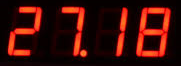
#> input picture Base1/unnamed.png, 181 x 66 px; the run also reads 3 pictures not shown here
$ jupyter execute --allow-errors cod_final.ipynb
#> lines starting #> are read from the running program, lines starting #| are printed output that depends on the picture; after the words box and inside, x2 and y2 are one past the last pixel; in counts of white or black regions, pixels touching at a corner belong together
## Importando as bibliotecas utilizadas

[cell 1]
import cv2
#import numpy as np
import matplotlib.pyplot as plt
#import matplotlib.image as mpimg
#from scipy.spatial import distance as dist
from imutils.perspective import four_point_transform
from imutils import contours
import imutils

##Lembrar de verificar quais libs nao estao sendo utilizada

## Função auxiliar para printar a imagem na tela

[cell 2]
def show_image(image):
    plt.figure()
    plt.imshow(image)

## Transformando a imagem de exemplo em preto e branco (ou nesse caso, amarelo e roxo) e fazendo as devidas transformações morfológicas

### Essa função foi testada e reescrita diversas vezes passando diferentes tipos de valores e transformações morfológicas, por conta disso, criei uma "função final" dela, que contém vários parâmetros opcionais que dita quais operações serão feitas

[cell 3]
#Por padrao, nao inverte a cor
def limpa_imagem_oper_morfol(image, kernel_values,inv_cor=False,opn=False,close=False,dilat=False,eros=False):
    #image = cv2.imread(caminho_imagem)
    #Transformando a imagem em escala de cinza
    gray_scale_image = cv2.cvtColor(image, cv2.COLOR_BGR2GRAY)

    #Inverter a cor, se necessario
    if(inv_cor):
        gray_scale_image = cv2.bitwise_not(gray_scale_image)

    #Revelando regioes mais escuras (ou seja, os digitos) do que a regiao claras (o fundo)
    thresh = cv2.threshold(gray_scale_image, 0, 255, cv2.THRESH_BINARY_INV | cv2.THRESH_OTSU)[1]

    #Limpando a imagem com operações morfologicas (Abertura e fechamento)
    kernel = cv2.getStructuringElement(cv2.MORPH_ELLIPSE, kernel_values)

    #Consultado em:
    #https://bityli.com/z6LQnF (Link encurtado -> Transformacoes morfologicas)
    if(opn):
        thresh = cv2.morphologyEx(thresh, cv2.MORPH_OPEN, kernel)
    if(close):
        thresh = cv2.morphologyEx(thresh, cv2.MORPH_CLOSE, kernel)
    if(eros):
        thresh = cv2.erode(thresh, kernel)
    if(dilat):
        thresh = cv2.dilate(thresh, kernel)


    return thresh

## Com os filtros aplicados a imagem, vamos trabalhar em cima dela.

### Primeiro, aplicamos o filtro de contorno, em seguida, armazenamos o contorno dos digitos.

### Retorna uma imagem com os contornos dos possiveis dígitos e uma lista dos contornos dos dígitos

### Mesmo com a alteração dessa função e da próxima (classifica_digitos), a execução da primeira base de testes SEM melhorias não sofre alterações no resultado, ou seja, os valores de max_width, max_height e verificação do número '1', não influenciam nos resultados (que já seriam errados).

### As alterações influenciam nos testes seguintes, onde de fato é pedido para fazer ajustes e melhorias, nas quais os testes saem com melhores resultados.

[cell 4]
#Os valores padroes de max_width e max_height nao influenciam nos testes SEM melhorias
def encontra_digitos_image(imagem_transform_morfo, width=10, height=3, max_width=1000, max_height=1000):
    for_show_img_contor = imagem_transform_morfo.copy()
    #Aplicando o filtro de contorno e encontrando-os
    cnts = cv2.findContours(imagem_transform_morfo, cv2.RETR_EXTERNAL, cv2.CHAIN_APPROX_SIMPLE)
    cnts = imutils.grab_contours(cnts)

    #Lista para armazenar os contornos dos digitos
    digitCnts = []

    #Loops nos candidatos da area de digitos
    for c in cnts:
        #Calcula a "caixa" de um possivel digito
        (x, y, w, h) = cv2.boundingRect(c)
        if((w >= width and w <= max_width) and (h >= height and h <= max_height)):
            digitCnts.append(c)
            #Ultimo valor == espessura do retangulo
            #Pintando de verde (R, G, B)
            cv2.rectangle(for_show_img_contor, (x,y), (x+w, y+h), (100, 100, 100), 1)

    #Classificando os contos da esquerda para a direita (mesma direcao em que leriamos os digitos)
    digitCnts = contours.sort_contours(digitCnts, method="left-to-right")[0]
    return for_show_img_contor, digitCnts

## Com a lista de possiveis digitos feita, vamos agora identificar quais digitos são esses
### Temos um dicionário cuja a tupla é a chave de um digito em si.
### A chave que indentificará qual é o possível dígito, é gerada dentro do for que caminha na lista de possíveis dígitos, calculando a altura e largura extraindo os sete segmentos do dígito. Verificando se determinado segmento está ligado ou não, e com base nisso, conseguindo identificar qual dígito ele é.

[cell 5]
#width e height para a verificacao do numero '1', visto que ele eh um caso especial.
def classifica_digitos(image, imagem_limpa, lista_digitos, area_estimada, width_1=0, height_1=0):
    #Dicionario cujo a chave eh uma tupla que indica qual numero ele eh
    #--O NUMERO DOIS ESTAVA COM A TUPLA ERRADA--
    DIGITS_LOOKUP = {
        (1, 1, 1, 0, 1, 1, 1): 0,
        (0, 0, 1, 0, 0, 1, 0): 1,
        (1, 0, 1, 1, 1, 0, 1): 2,
        (1, 0, 1, 1, 0, 1, 1): 3,
        (0, 1, 1, 1, 0, 1, 0): 4,
        (1, 1, 0, 1, 0, 1, 1): 5,
        (1, 1, 0, 1, 1, 1, 1): 6,
        (1, 0, 1, 0, 0, 1, 0): 7,
        (1, 1, 1, 1, 1, 1, 1): 8,
        (1, 1, 1, 1, 0, 1, 1): 9
    }
    digits = []
    #Armazenando uma copia da imagem original em output, para mostrar a saida
    output = image.copy()
    #Loop em cada um dos digitos
    for c in lista_digitos:
        #Para cada uma das regioes, calculamos a caixa delimitadora e extraimos o digito ROI
        (x, y, w, h) = cv2.boundingRect(c)
        #print(f"W:{w}, H:{h}")

        #Largura e altura aproximadas de cada segmento com base nas dimensoes do ROI
        roi = imagem_limpa[y:y + h, x:x + w]

        (roiH, roiW) = roi.shape
        (dW, dH) = (int(roiW * 0.25), int(roiH * 0.15))
        dHC = int(roiH * 0.05)

        #Lista de (x, y) coordenadas que correspondem aos sete segmentos
        segments = [
            ((0, 0), (w, dH)),                           # top
            ((0, 0), (dW, h // 2)),                      # top-left
            ((w - dW, 0), (w, h // 2)),                  # top-right
            ((0, (h // 2) - dHC) , (w, (h // 2) + dHC)), # center
            ((0, h // 2), (dW, h)),	                     # bottom-left
            ((w - dW, h // 2), (w, h)),                  # bottom-right
            ((0, h - dH), (w, h))                        # bottom
        ]

        #Lista que informa se determinado segmento esta ligado. Valor 0 == segmento desligado
        #[0, 0, 0, 0, 0, 0, 0]
        on_list = [0] * len(segments)

        #Caso especial para o numero 1
        if(w < width_1 and h > height_1):
            on_list = [0,0,1,0,0,1,0]
        else:
            #Loop sobre os segmentos
            for (i, ((xA, yA), (xB, yB))) in enumerate(segments):
                #Extraindo o ROI do segmento
                segROI = roi[yA:yB, xA:xB]

                #Numero de pixels do segmento q estao "ligados"
                total = cv2.countNonZero(segROI)
                area = (xB - xA) * (yB - yA)
                #Se a proporcao de pixels diferentes de 0 para a area do segmento
                #for maior que a area recebida => O segmento estao ligado
                #area_estimada = 0.4 || 0.5 +-
                if(total / float(area)) > area_estimada:
                    on_list[i] = 1

        #IF Necessario para casos de erro
        if(tuple(on_list) in DIGITS_LOOKUP.keys()):
            digit = DIGITS_LOOKUP[tuple(on_list)]
            digits.append(digit)
        else:
            #NF == NOT FOUND
            digit = 'NF'
            digits.append('NF')

        #Desenhando uma caixa em torno do digito e exibindo qual digito ele eh
        cv2.rectangle(output, (x, y), (x + w, y + h), (0, 255, 0), 1)
        cv2.putText(output, str(digit), (x+10,y+20), cv2.FONT_HERSHEY_SIMPLEX, 0.5, (0, 255, 0), 1)

    return output, digits

# Executando o teste base

[cell 6]
def exec_teste():
    imagem_exemplo = "ex.png"
    #Lendo a imagem
    img = cv2.imread(imagem_exemplo)
    show_image(img)

    #Limpando a imagem
    #Imagem / valores do kernel / operacoes desejadas
    clean_image = limpa_imagem_oper_morfol(img, (1,5), opn=True, close=True)
    show_image(clean_image)

    #Encontrando os possiveis digitos
    #imagem / largura / altura / largura_max / altura_max (Implementar?)
    #img_possiveis_digitos, possiveis_digitos = encontra_digitos_image(clean_image, 10, 3, 20, 90)
    img_possiveis_digitos, possiveis_digitos = encontra_digitos_image(clean_image, 10, 3)
    show_image(img_possiveis_digitos)

    #Identificando os possiveis digitos
    #imagem original / imagem limpa / lista de possiveis digitos / area estimada
    res_img, res_digits = classifica_digitos(img, clean_image, possiveis_digitos, 0.5)
    show_image(res_img)

    print("Digitos encontrados")
    print(res_digits)
#> (the rest of this cell did not finish here and is left out)

# Executando a primeira Base de testes SEM melhorias

#### Mesmo com o tratamento do número 1, ele não foi identificado nos testes

[cell 7]
#Executando a base 1 com melhorias (alterando os parametros e operacoes)
def exec_base_1_sem_melh_image_1():
    #Lendo a imagem
    img = cv2.imread("./Base1/unnamed.png")
    show_image(img)

    #Limpando a imagem
    #Imagem / valores do kernel / operacoes desejadas
    clean_image = limpa_imagem_oper_morfol(img, (1,5), opn=True, close=True)
    show_image(clean_image)


    #Encontrando os possiveis digitos
    #imagem / largura / altura / largura_min / altura_min (Implementar?)
    img_possiveis_digitos, possiveis_digitos = encontra_digitos_image(clean_image, 10, 3)
    show_image(img_possiveis_digitos)

    #Identificando os possiveis digitos
    #imagem original / imagem limpa / lista de possiveis digitos / area estimada
    res_img, res_digits = classifica_digitos(img, clean_image, possiveis_digitos, 0.5)
    show_image(res_img)
    print(res_digits)
#---------------------

def exec_base_1_sem_melh_image_2():
    #Lendo a imagem
    img = cv2.imread("./Base1/unnamed2.png")
    show_image(img)

    #Limpando a imagem
    #Imagem / valores do kernel / operacoes desejadas
    clean_image = limpa_imagem_oper_morfol(img, (1,5), opn=True, close=True)
    show_image(clean_image)


    #Encontrando os possiveis digitos
    #imagem / largura / altura / largura_min / altura_min (Implementar?)
    img_possiveis_digitos, possiveis_digitos = encontra_digitos_image(clean_image, 10, 3)
    show_image(img_possiveis_digitos)

    #Identificando os possiveis digitos
    #imagem original / imagem limpa / lista de possiveis digitos / area estimada
    res_img, res_digits = classifica_digitos(img, clean_image, possiveis_digitos, 0.5)
    show_image(res_img)
    print(res_digits)
#---------------------

def exec_base_1_sem_melh_image_3():
    #Lendo a imagem
    img = cv2.imread("./Base1/unnamed3.png")
    show_image(img)

    #Limpando a imagem
    #Imagem / valores do kernel / operacoes desejadas
    clean_image = limpa_imagem_oper_morfol(img, (1,5), opn=True, close=True)
    show_image(clean_image)


    #Encontrando os possiveis digitos
    #imagem / largura / altura / largura_min / altura_min (Implementar?)
    img_possiveis_digitos, possiveis_digitos = encontra_digitos_image(clean_image, 10, 3)
    show_image(img_possiveis_digitos)

    #Identificando os possiveis digitos
    #imagem original / imagem limpa / lista de possiveis digitos / area estimada
    res_img, res_digits = classifica_digitos(img, clean_image, possiveis_digitos, 0.5)
    show_image(res_img)
    print(res_digits)
#---------------------

#lista_imgs = ["./Base1/unnamed.png", "./Base1/unnamed2.png", "./Base1/unnamed3.png"]
def exec_base_1_sem_melhoria():
    exec_base_1_sem_melh_image_1()
#> in exec_base_1_sem_melh_image_1, img is the input picture: shape (66, 181, 3); mean B, G, R 6.2, 11.8, 59.3
#> in limpa_imagem_oper_morfol, `thresh = cv2.morphologyEx(thresh, cv2.MORPH_CLOSE, kernel)`:
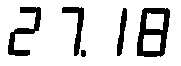
#> thresh: shape (66, 181); 83.2% white; 5 black regions
#> in encontra_digitos_image, `cnts = cv2.findContours(imagem_transform_morfo, cv2.RETR_EXTERNAL, cv2..`: cnts = 1 contour; box (x1, y1, x2, y2) and area: (0, 0, 181, 66) 11700
#> in encontra_digitos_image, `cnts = imutils.grab_contours(cnts)`: cnts = [[[0, 0], [0, 65], [180, 65], [180, 0]]]
#> the loop in encontra_digitos_image, `for c in cnts: #Calcula a "caixa" de um possivel digito` made 1 pass
#> (c, x, y, w, h) on pass 1: ([[0, 0], [0, 65], [180, 65], [180, 0]], 0, 0, 181, 66)
#> after the loop in encontra_digitos_image, `for c in cnts:`:
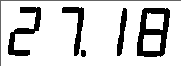
#> for_show_img_contor: shape (66, 181); 2.06% of pixels changed, all inside (x1, y1, x2, y2) = (0, 0, 181, 66)
#> in encontra_digitos_image, `digitCnts = contours.sort_contours(digitCnts, method="left-to-right")[0]`: digitCnts = ([[0, 0], [0, 65], [180, 65], [180, 0]],)
#> the loop in classifica_digitos, `for c in lista_digitos:` made 1 pass
#> (c, x, y, w, h, roiH, roiW, dW) on pass 1: ([[0, 0], [0, 65], [180, 65], [180, 0]], 0, 0, 181, 66, 66, 181, 45)
#> after the loop in classifica_digitos, `for c in lista_digitos:`:
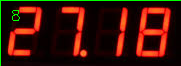
#> output: shape (66, 181, 3); 2.34% of pixels changed, all inside (x1, y1, x2, y2) = (0, 0, 181, 66)
#> after the loop in classifica_digitos, `for c in lista_digitos:`: digits = [8]
#| [8]
    exec_base_1_sem_melh_image_2()
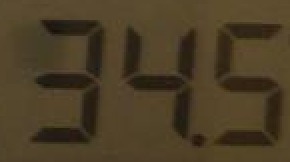
#> input picture Base1/unnamed2.png, 145 x 81 px (shown 2 times larger)
#> in exec_base_1_sem_melh_image_2, img is the input picture: shape (81, 145, 3); mean B, G, R 37.8, 61.6, 75.7
#> call 2 of encontra_digitos_image, with width = 10, height = 3, max_width = 1000, max_height = 1000
#> in encontra_digitos_image (call 2), `cnts = cv2.findContours(imagem_transform_morfo, cv2.RETR_EXTERNAL, cv2..`: cnts = 4 contours; box (x1, y1, x2, y2) and area: (18, 10, 52, 72) 854, (108, 12, 141, 73) 712, (62, 14, 98, 70) 650, (96, 67, 102, 74) 26
#> the loop in encontra_digitos_image (call 2), `for c in cnts: #Calcula a "caixa" de um possivel digito` made 4 passes
#> (x, y, w, h) on passes 1 to 4: (96, 67, 6, 7), (62, 14, 36, 56), (108, 12, 33, 61), (18, 10, 34, 62)
#> after the loop in encontra_digitos_image (call 2), `for c in cnts:`:
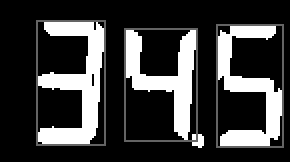
#> for_show_img_contor: shape (81, 145) (shown 2 times larger); min 0, max 255, mean 59.8
#> after the loop in encontra_digitos_image (call 2), `for c in cnts:`: digitCnts = 3 contours; box (x1, y1, x2, y2) and area: (18, 10, 52, 72) 854, (108, 12, 141, 73) 712, (62, 14, 98, 70) 650
#> in exec_base_1_sem_melh_image_2, `img_possiveis_digitos, possiveis_digitos = encontra_digitos_image(clea..`: possiveis_digitos has the same summary as digitCnts in encontra_digitos_image
#> call 2 of classifica_digitos, with area_estimada = 0.5, width_1 = 0, height_1 = 0
#> the loop in classifica_digitos (call 2), `for c in lista_digitos:` made 3 passes
#> (x, y, w, h, roiH, roiW, dW, dH) on passes 1 to 3: (18, 10, 34, 62, 62, 34, 8, 9), (62, 14, 36, 56, 56, 36, 9, 8), (108, 12, 33, 61, 61, 33, 8, 9)
#> after the loop in classifica_digitos (call 2), `for c in lista_digitos:`:
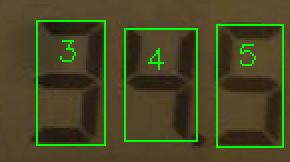
#> output: shape (81, 145, 3) (shown 2 times larger); 5.45% of pixels changed, all inside (x1, y1, x2, y2) = (18, 10, 142, 74)
#> after the loop in classifica_digitos (call 2), `for c in lista_digitos:`: digits = [3, 4, 5]
#| [3, 4, 5]
    exec_base_1_sem_melh_image_3()
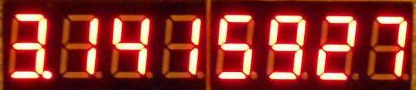
#> input picture Base1/unnamed3.png, 416 x 90 px
#> in exec_base_1_sem_melh_image_3, img is the input picture: shape (90, 416, 3); mean B, G, R 40.8, 49.1, 137.8
#> call 3 of encontra_digitos_image, with width = 10, height = 3, max_width = 1000, max_height = 1000
#> in encontra_digitos_image (call 3), `cnts = cv2.findContours(imagem_transform_morfo, cv2.RETR_EXTERNAL, cv2..`: cnts = 1 contour; box (x1, y1, x2, y2) and area: (0, 0, 416, 90) 36926
#> in encontra_digitos_image (call 3), `cnts = imutils.grab_contours(cnts)`: cnts = 1 item
#> the loop in encontra_digitos_image (call 3), `for c in cnts: #Calcula a "caixa" de um possivel digito` made 1 pass
#> after the loop in encontra_digitos_image (call 3), `for c in cnts:`:
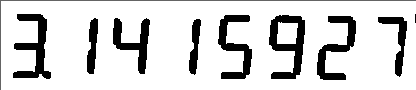
#> for_show_img_contor: shape (90, 416); min 0, max 255, mean 211.6
#> call 3 of classifica_digitos, with area_estimada = 0.5, width_1 = 0, height_1 = 0
#> the loop in classifica_digitos (call 3), `for c in lista_digitos:` made 1 pass
#> (x, y, w, h, roiH, roiW, dW, dH) on pass 1: (0, 0, 416, 90, 90, 416, 104, 13)
#> after the loop in classifica_digitos (call 3), `for c in lista_digitos:`:
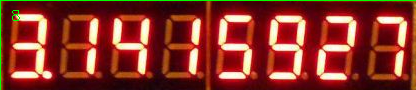
#> output: shape (90, 416, 3); 1.44% of pixels changed, all inside (x1, y1, x2, y2) = (0, 0, 416, 90)
#> after the loop in classifica_digitos (call 3), `for c in lista_digitos:`: digits = [8]
#| [8]

exec_base_1_sem_melhoria()

## -> Apenas a segunda imagem acertou os números, as demais necessitam de melhorias

# Executando a primeira base de testes COM melhorias
## Passando diferentes parâmetros e operações
## Adaptando o código para tais alterações, além do tratamento do número 1

[cell 8]
#Executando a base 1 com melhorias (alterando os parametros e operacoes)
def exec_base_1_com_melh_image_1():
    #Lendo a imagem
    img = cv2.imread("./Base1/unnamed.png")
    show_image(img)

    #Limpando a imagem
    #Imagem / valores do kernel / operacoes desejadas
    clean_image = limpa_imagem_oper_morfol(img, (1,5), inv_cor=True, eros=True)
#> call 4 of limpa_imagem_oper_morfol, with kernel_values = (1, 5), inv_cor = True, opn = False, close = False, dilat = False, eros = True
#> in limpa_imagem_oper_morfol (call 4), `gray_scale_image = cv2.bitwise_not(gray_scale_image)`:
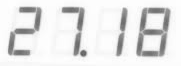
#> gray_scale_image: shape (66, 181); min 92, max 255, mean 229.7
#> (the rest of the program and of its run is left out)
